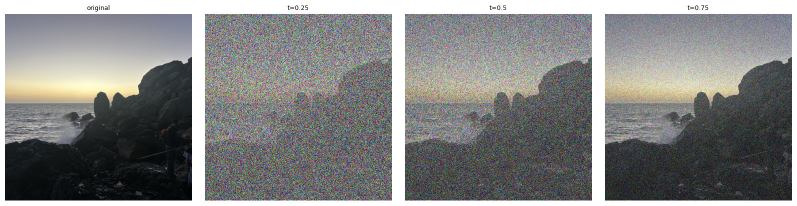
#> input picture 180/3/media/parta/1.1_original_and_noisy_t0.25_t0.50_t0.75.jpg, 1593 x 411 px (shown at 1/2 size)
$ python make_gif.py ../180/3/media/parta
#> lines starting #> are read from the running program, lines starting #| are printed output that depends on the picture
"""Turn a folder of photos into a GIF.

Made for phone pictures: reads JPG/PNG/WEBP, and HEIC (iPhone) via pillow-heif.
Respects EXIF rotation, downscales frames so the GIF stays web-sized, and
letterboxes mixed portrait/landscape shots onto a common canvas.

Usage:
    python tools/make_gif.py <photo folder> [out.gif] [--width 640] [--ms 150]

Frames go in filename order (phone filenames sort chronologically).
--width  max frame width in px (default 640 — good for the site)
--ms     time each frame shows, in milliseconds (default 150)
"""
import argparse
from pathlib import Path

from PIL import Image, ImageOps

try:
    from pillow_heif import register_heif_opener
    register_heif_opener()
#> (this line was passed over: pillow_heif is not available in this run)
    HEIC_OK = True
except ImportError:
    HEIC_OK = False

EXTS = {".jpg", ".jpeg", ".png", ".webp", ".heic"}


def main():
    ap = argparse.ArgumentParser(description="Make a GIF from a folder of photos.")
    ap.add_argument("folder", type=Path, help="folder containing the photos")
    ap.add_argument("out", type=Path, nargs="?", default=Path("out.gif"))
    ap.add_argument("--width", type=int, default=640)
    ap.add_argument("--ms", type=int, default=150)
    args = ap.parse_args()

    files = sorted(p for p in args.folder.iterdir() if p.suffix.lower() in EXTS)
    if not HEIC_OK:
        heic = [p for p in files if p.suffix.lower() == ".heic"]
        if heic:
            print(f"note: skipping {len(heic)} .heic file(s) — run `pip install pillow-heif` to include them")
            files = [p for p in files if p.suffix.lower() != ".heic"]
    if not files:
        raise SystemExit(f"no images found in {args.folder}")

    frames = []
    for p in files:
        img = ImageOps.exif_transpose(Image.open(p)).convert("RGB")
#> img is the input picture: PIL image 1593x411 RGB; mean R, G, B 131.1, 131.6, 130.7
        img.thumbnail((args.width, args.width * 4))
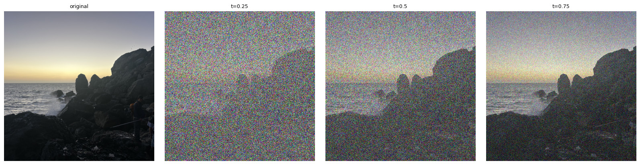
#> img: PIL image 640x165 RGB; mean R, G, B 131.1, 131.5, 130.6
        frames.append(img)
        print(f"  {p.name}  ->  {img.size[0]}x{img.size[1]}")
#|   1.1_original_and_noisy_t0.25_t0.50_t0.75.jpg  ->  640x165
#> pass 2 of the loop in main, `for p in files:`:
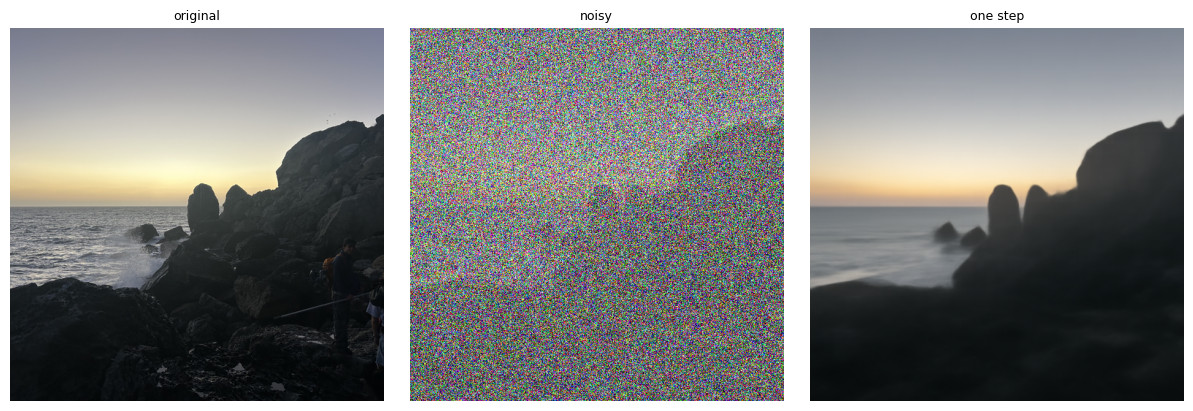
#> input picture 180/3/media/parta/1.3_one_step_denoise_t0.25.jpg, 1193 x 411 px
#> in main, img is the input picture: PIL image 1193x411 RGB; mean R, G, B 127.6, 128.3, 127.3
#> in main, `img.thumbnail((args.width, args.width * 4))`:
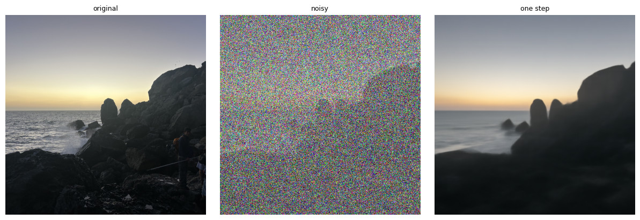
#> img: PIL image 640x220 RGB; mean R, G, B 127.5, 128.2, 127.2
#|   1.3_one_step_denoise_t0.25.jpg  ->  640x220

    if len({f.size for f in frames}) > 1:
        w = max(f.size[0] for f in frames)
#> w = 640
        h = max(f.size[1] for f in frames)
#> h = 220
        print(f"mixed sizes — letterboxing all frames to {w}x{h}")
#| mixed sizes — letterboxing all frames to 640x220
        frames = [ImageOps.pad(f, (w, h), color="black") for f in frames]
#> frames = 2 items

    frames[0].save(args.out, save_all=True, append_images=frames[1:],
                   duration=args.ms, loop=0, optimize=True)
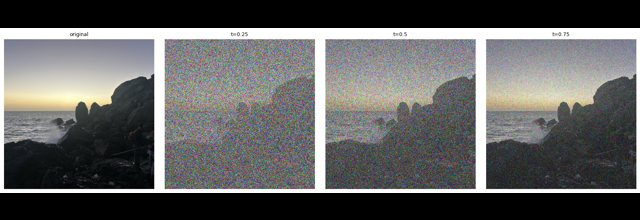
#> saved as out.gif: PIL image 640x220 RGB; mean R, G, B 98.3, 98.6, 98
#> (the run stopped early here; a loop or call above may not have finished)
